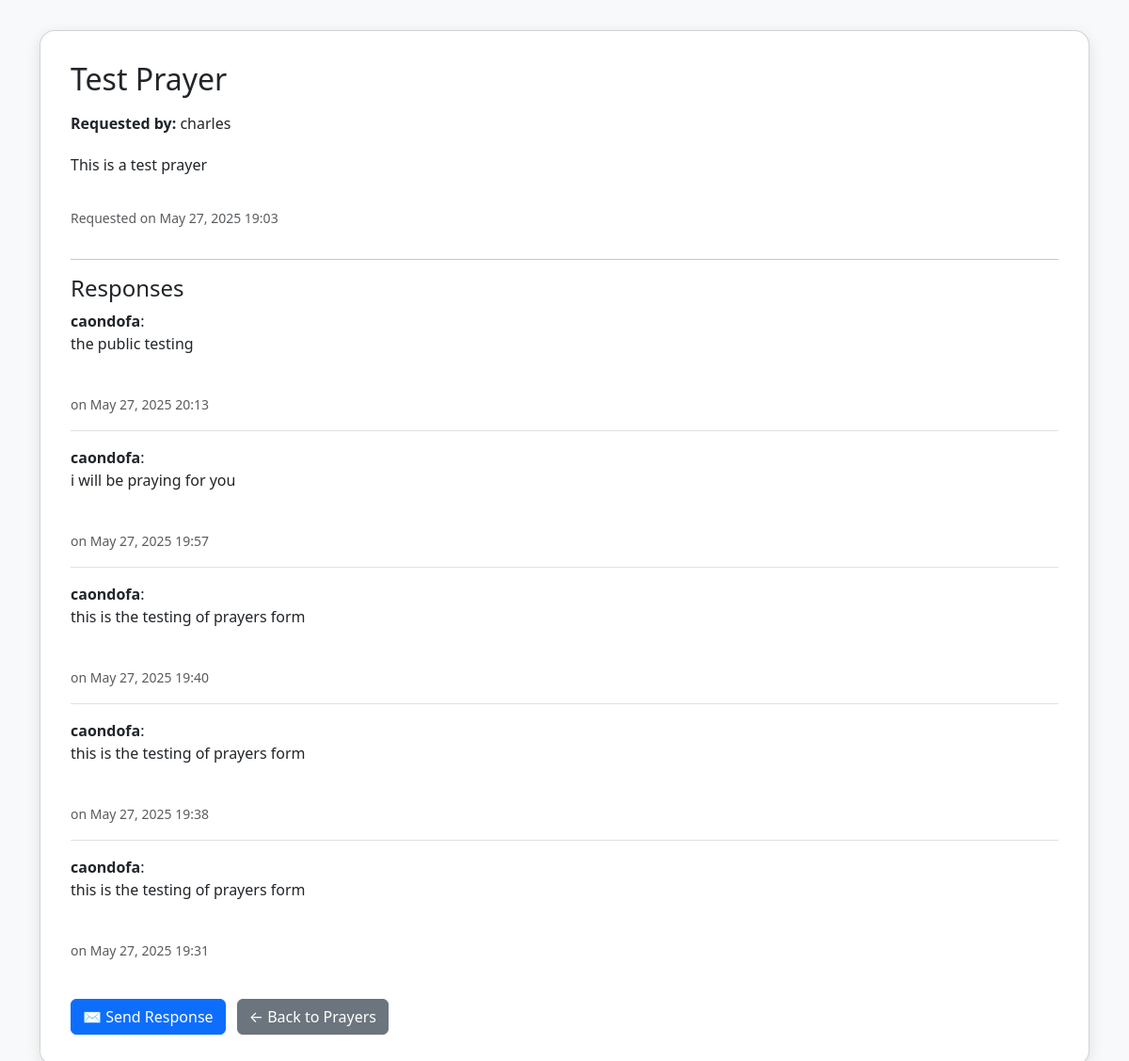
/prayers/prayer/1/ (signed in), run on the app's committed database.
### prayers/models.py (models this page shows, shortened)
class PrayerRequest(models.Model):
    user = models.ForeignKey(
        settings.AUTH_USER_MODEL,
        on_delete=models.CASCADE,
        related_name='prayer_requests',
        null=True,  # Allow anonymous submissions
        blank=True
    )
    name = models.CharField(max_length=255, default='Anonymous')
    email = models.EmailField(default='example@example.com')
    title = models.CharField(max_length=255, blank=True)  # Optional title
    message = models.TextField()
    is_prayed = models.BooleanField(default=False)
    created_at = models.DateTimeField(auto_now_add=True)

class PrayerResponse(models.Model):
    prayer_request = models.ForeignKey(
        PrayerRequest,
        on_delete=models.CASCADE,
        related_name='responses'
    )
    sender = models.ForeignKey(
        settings.AUTH_USER_MODEL,
        on_delete=models.CASCADE,
        related_name='prayer_responses'
    )
    message = models.TextField()
    is_private = models.BooleanField(default=False)  # Private response only visible to request owner?
    created_at = models.DateTimeField(auto_now_add=True)

### core/models.py (models this page shows, shortened)
class User(AbstractUser):
    church = models.CharField(max_length=255, blank=True, null=True)
    favorite_verse = models.TextField(blank=True, null=True)
    ministry_interests = models.TextField(blank=True, null=True)
    bio = models.TextField(blank=True, null=True)
    profile_picture = models.ImageField(upload_to='profile_pictures/', blank=True, null=True)
    groups = models.ManyToManyField(
        Group,
        related_name='custom_user_set',
        blank=True,
        help_text='The groups this user belongs to.',
        verbose_name='groups',
    )
    user_permissions = models.ManyToManyField(
        Permission,
        related_name='custom_user_permissions_set',
        blank=True,
        help_text='Specific permissions for this user.',
        verbose_name='user permissions',
    )

### prayers/views.py (the view)
# urls.py: path('prayer/<int:pk>/', prayer_detail, name='prayer_detail'),
@login_required
def prayer_detail(request, pk):
    prayer = get_object_or_404(PrayerRequest, pk=pk)
    responses = PrayerResponse.objects.filter(prayer_request=prayer).order_by('-created_at')
    return render(request, 'prayers/prayer_detail.html', {'prayer': prayer, 'responses': responses})

### prayers/templates/prayers/prayer_detail.html (shortened to what this page needs)
{% load static %}
<!DOCTYPE html>
<html lang="en">
<head>
    <link href="https://cdn.jsdelivr.net/npm/bootstrap@5.3.0/dist/css/bootstrap.min.css" rel="stylesheet" />
</head>
<body>
<div class="container">
    <div class="card">
        <h2 class="mb-3">{{ prayer.title }}</h2>
        <p class="mb-1"><strong>Requested by:</strong> {{ prayer.user.username }}</p>
        <p>{{ prayer.message|linebreaks }}</p>
        <p><small class="text-muted">Requested on {{ prayer.created_at|date:"M d, Y H:i" }}</small></p>
        <hr>
        <h4>Responses</h4>
        {% if responses %}
            <ul class="list-unstyled">
                {% for response in responses %}
                    <li class="response-item">
                        <strong>{{ response.sender.username }}</strong>: {{ response.message|linebreaks }}<br />
                        <small class="text-muted">on {{ response.created_at|date:"M d, Y H:i" }}</small>
                    </li>
                {% endfor %}
            </ul>
        {% else %}
            <p class="text-muted">No responses yet.</p>
        {% endif %}
        <div class="mt-4">
            <a href="{% url 'prayers:send_response' prayer.pk %}" class="btn btn-primary me-2">✉️ Send Response</a>
            <a href="{% url 'prayers:prayers_page' %}" class="btn btn-secondary">← Back to Prayers</a>
        </div>
    </div>
</div>
</body>
</html>

### prayers/templates/prayers/prayer_detail.html (style rules this page uses)
body { background-color: #f8f9fa; color: #212529; }
.card { border-radius: 1rem; box-shadow: 0 4px 15px rgba(0,0,0,0.1); padding: 2rem; background: #fff; margin-top: 2rem; }
.response-item { border-bottom: 1px solid #dee2e6; padding-bottom: 1rem; margin-bottom: 1rem; }
.response-item:last-child { border-bottom: none; margin-bottom: 0; padding-bottom: 0; }

### data on the page
PrayerRequest: title "Test Prayer", user.username "charles", message "This is a test prayer", created_at "May 27, 2025 19:03"
PrayerResponse: sender.username "caondofa", message "the public testing", created_at "May 27, 2025 20:13"
PrayerResponse: sender.username "caondofa", message "i will be praying for you", created_at "May 27, 2025 19:57"
PrayerResponse: sender.username "caondofa", message "this is the testing of prayers form", created_at "May 27, 2025 19:40"
PrayerResponse: sender.username "caondofa", message "this is the testing of prayers form", created_at "May 27, 2025 19:38"
PrayerResponse: sender.username "caondofa", message "this is the testing of prayers form", created_at "May 27, 2025 19:31"
